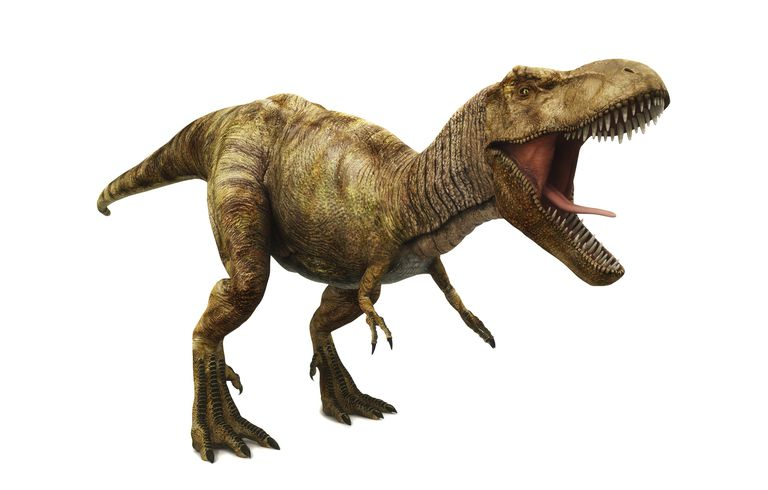
#> input picture tutorials/trex.jpg, 768 x 490 px
$ python histogram_with_masks.py --image ../trex.jpg
#> lines starting #> are read from the running program, lines starting #| are printed output that depends on the picture; after the words box and inside, x2 and y2 are one past the last pixel; in counts of white or black regions, pixels touching at a corner belong together
from matplotlib import pyplot as plt
import numpy as np
import argparse
import cv2
import imutils


# This function just plots each channel given an image and the mask
def plot_histogram(image, title, mask = None):
    chans = cv2.split(image)
    colors = ("b", "g", "r")
    plt.figure()
    plt.title(title)
    plt.xlabel("Bins")
    plt.ylabel("# of Pixels")

    for (chan, color) in zip(chans, colors):
        hist = cv2.calcHist([chan], [0], mask, [256], [0, 256])
        plt.plot(hist, color = color)
        plt.xlim([0, 256])

# Boring Arguments Stuff
ap = argparse.ArgumentParser()
ap.add_argument("-i", "--image", required = True,
                help = "Path to the image")
args = vars(ap.parse_args())

# Display the original image
image = cv2.imread(args["image"])
#> image is the input picture: shape (490, 768, 3); mean B, G, R 208.3, 215.5, 220.3
# Resize the image
image = imutils.resize(image, width=500)
#> image: shape (319, 500, 3)
cv2.imshow("Original", image)
# Plot the histogram for the original image
plot_histogram(image, "Histogram for Original Image")
#> the loop in plot_histogram, `for (chan, color) in zip(chans, colors):` made 3 passes
#> color on passes 1 to 3: 'b', 'g', 'r'

# Create the mask
## Start by creating a numpy array of zeros
## Aka a black canvas
mask = np.zeros(image.shape[:2], dtype="uint8")
## Create a rectangle for the mask
## Filled in and is white
cv2.rectangle(mask, (15, 15), (130, 100), 255, -1)
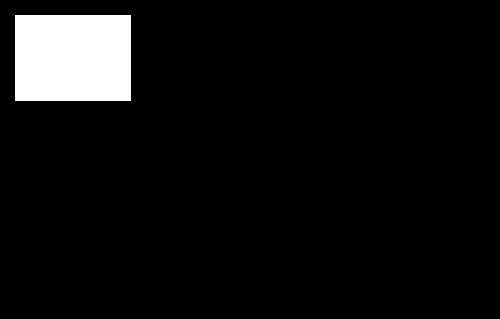
#> mask: shape (319, 500); 6.3% white; 1 white region, box (x1, y1, x2, y2) and area: (15, 15, 131, 101) 9976
# Show the mask
cv2.imshow("Mask", mask)

# Use the mask and bitwise and to only get part of image we want
masked = cv2.bitwise_and(image, image, mask = mask)
cv2.imshow("Applying the Mask", masked)

# Plot the histogram with the mask
plot_histogram(image, "Histogram for Masked Image", mask = mask)
#> the loop in plot_histogram (call 2), `for (chan, color) in zip(chans, colors):` made 3 passes

# Show both plots at the same time
plt.show()
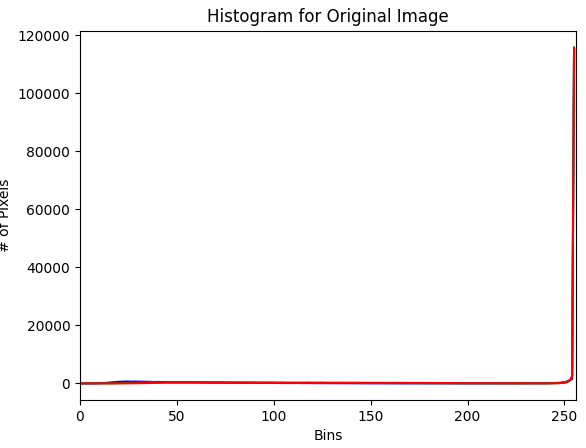
#> figure drawn by matplotlib, 1 panel; curve peaks at x = 255, y = 114949; curve peaks at x = 255, y = 115836; curve peaks at x = 255, y = 115389
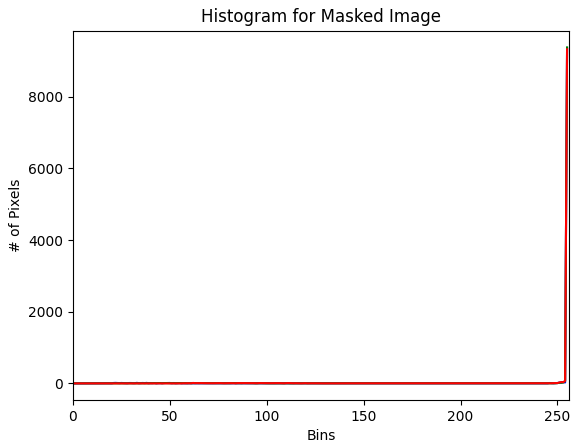
#> figure drawn by matplotlib, 1 panel; curve peaks at x = 255, y = 9350; curve peaks at x = 255, y = 9376; curve peaks at x = 255, y = 9324

cv2.waitKey(0)
